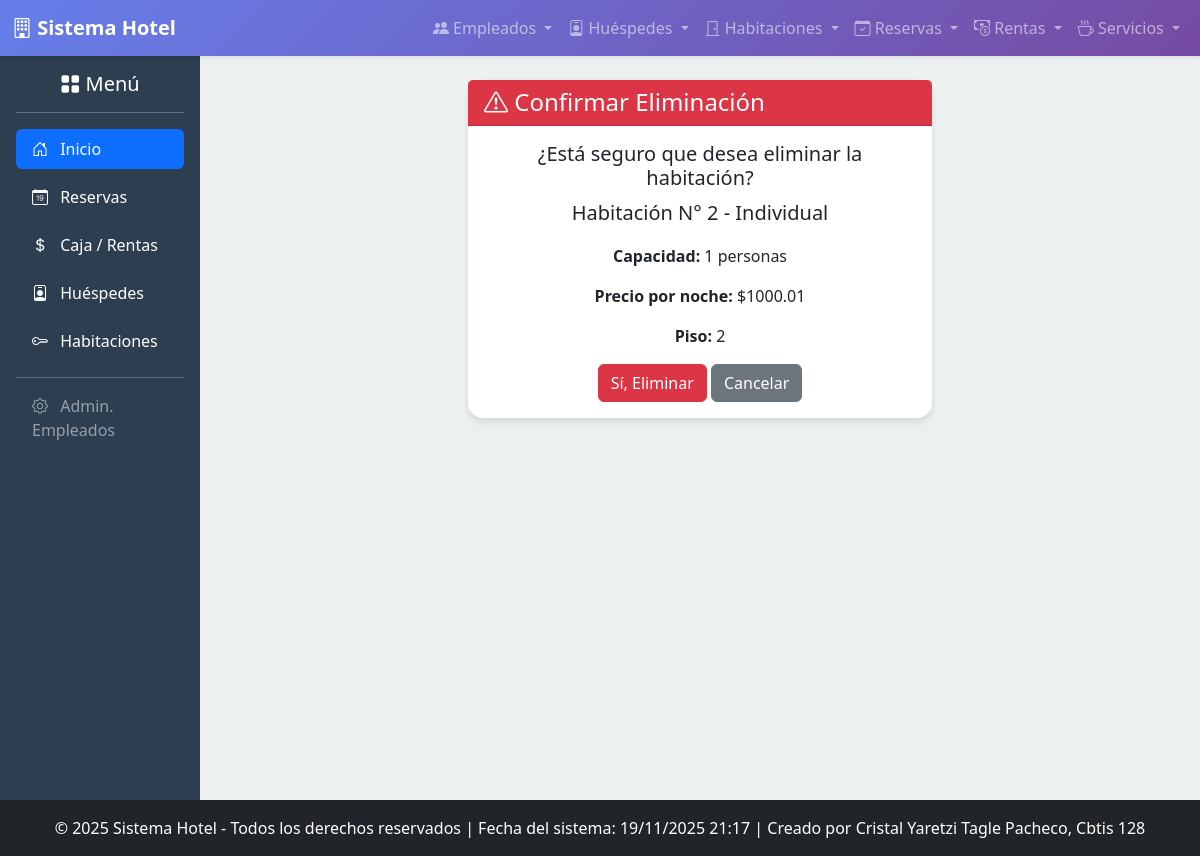
The app's page /habitaciones/borrar/3/ with its own data.
### app_Hotel/models.py (models this page shows, shortened)
class Habitacion(models.Model):
    TIPOS_HABITACION = (
        ('IND', 'Individual'),
        ('DOB', 'Doble'),
        ('SUI', 'Suite'),
        ('FAM', 'Familiar'),
    )
    ESTADOS_LIMPIEZA = (
        ('LIM', 'Limpia'),
        ('SUC', 'Sucia'),
        ('MNT', 'En Mantenimiento'),
    )
    numero = models.IntegerField(unique=True)
    tipo = models.CharField(max_length=3, choices=TIPOS_HABITACION)
    capacidad = models.IntegerField(help_text='Máximo número de personas.')
    precio_por_noche = models.DecimalField(max_digits=8, decimal_places=2)
    disponibles = models.BooleanField(default=True, help_text='Indica si la habitación está lista para ser reservada.')
    piso = models.IntegerField()
    estado_limpieza = models.CharField(max_length=3, choices=ESTADOS_LIMPIEZA, default='LIM')
    class Meta:
        verbose_name_plural = "Habitaciones"
        ordering = ['numero']

### app_Hotel/views.py (the view)
# urls.py: path('habitaciones/borrar/<int:habitacion_id>/', views.realizar_borrado_habitacion, name='realizar_borrado_habitacion'),
def realizar_borrado_habitacion(request, habitacion_id):
    habitacion = get_object_or_404(Habitacion, id=habitacion_id)
    if request.method == 'POST':
        habitacion.delete()
        return redirect('ver_habitaciones')
    return render(request, 'habitacion/confirmar_borrado_habitacion.html', {'habitacion': habitacion})

### app_Hotel/templates/habitacion/confirmar_borrado_habitacion.html (shortened to what this page needs)
{% extends 'base.html' %}
{% block content %}
<div class="row">
    <div class="col-md-6 mx-auto">
        <div class="card">
            <div class="card-header bg-danger text-white">
                <h4 class="mb-0"><i class="bi bi-exclamation-triangle"></i> Confirmar Eliminación</h4>
            </div>
            <div class="card-body text-center">
                <h5>¿Está seguro que desea eliminar la habitación?</h5>
                <p class="lead">Habitación N° {{ habitacion.numero }} - {{ habitacion.get_tipo_display }}</p>
                <p><strong>Capacidad:</strong> {{ habitacion.capacidad }} personas</p>
                <p><strong>Precio por noche:</strong> ${{ habitacion.precio_por_noche }}</p>
                <p><strong>Piso:</strong> {{ habitacion.piso }}</p>
                <form method="POST">
                    <div class="d-grid gap-2 d-md-block">
                        <button type="submit" class="btn btn-danger">Sí, Eliminar</button>
                        <a href="{% url 'borrar_habitacion' %}" class="btn btn-secondary">Cancelar</a>
                    </div>
                </form>
            </div>
        </div>
    </div>
</div>
{% endblock %}

### app_Hotel/templates/base.html (style rules this page uses)
body { background-color: #f8f9fa; font-family: 'Segoe UI', Tahoma, Geneva, Verdana, sans-serif; }
.card { border: none; border-radius: 15px; box-shadow: 0 4px 6px rgba(0,0,0,0.1); transition: transform 0.3s ease; }

### records on screen
Habitacion: numero "2", tipo "Individual", capacidad "1", precio_por_noche "1000.01", piso "2"
